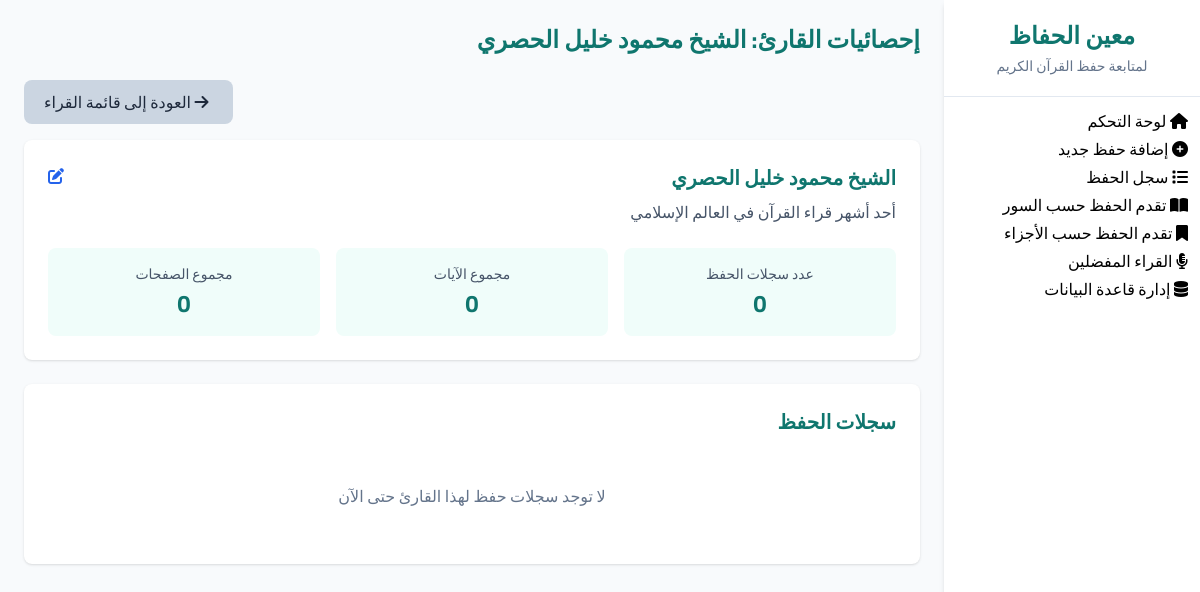
The app's page /reciter-stats/2 with its own data.
### tables this page shows
CREATE TABLE reciters (
    id INTEGER PRIMARY KEY AUTOINCREMENT,
    name TEXT NOT NULL,
    info TEXT
);

### app.py (the view)
@app.route('/reciter-stats/<int:id>')
def reciter_stats(id):
    conn = get_db_connection()
    reciter = conn.execute('SELECT * FROM reciters WHERE id = ?', (id,)).fetchone()
    if not reciter:
        flash('القارئ غير موجود', 'error')
        conn.close()
        return redirect(url_for('reciters'))
    memorizations = conn.execute('''
        SELECT m.id, m.date, s.name as surah_name, m.start_verse, m.end_verse,
               (m.end_verse - m.start_verse + 1) as verse_count, m.pages, m.rating
        FROM memorization m
        JOIN surahs s ON m.surah_id = s.id
        WHERE m.reciter = ?
        ORDER BY m.date DESC
    ''', (reciter['name'],)).fetchall()
    total_verses = conn.execute('''
        SELECT SUM(end_verse - start_verse + 1) as total
        FROM memorization
        WHERE reciter = ?
    ''', (reciter['name'],)).fetchone()['total'] or 0
    total_pages = conn.execute('''
        SELECT SUM(pages) as total
        FROM memorization
        WHERE reciter = ?
    ''', (reciter['name'],)).fetchone()['total'] or 0
    surah_distribution = conn.execute('''
        SELECT s.name, COUNT(*) as count, SUM(m.end_verse - m.start_verse + 1) as verses
        FROM memorization m
        JOIN surahs s ON m.surah_id = s.id
        WHERE m.reciter = ?
        GROUP BY s.name
        ORDER BY count DESC
    ''', (reciter['name'],)).fetchall()
    conn.close()
    return render_template('reciter_stats.html',
                           reciter=reciter,
                           memorizations=memorizations,
                           total_verses=total_verses,
                           total_pages=total_pages,
                           surah_distribution=surah_distribution)

### app.py (called while the page is built)
def get_db_connection():
    conn = sqlite3.connect('database.db')
    conn.row_factory = sqlite3.Row
    return conn

### templates/reciter_stats.html (shortened to what this page needs)
{% extends "base.html" %}
{% block page_title %}إحصائيات القارئ: {{ reciter.name }}{% endblock %}
{% block content %}
<div class="flex justify-end mb-4">
    <a href="{{ url_for('reciters') }}" class="px-5 py-2.5 bg-slate-300 text-slate-800 rounded-lg hover:bg-slate-400 transition-all duration-300">
        <i class="fas fa-arrow-right mr-1"></i> العودة إلى قائمة القراء
    </a>
</div>
<div class="bg-white rounded-lg shadow p-6 mb-6">
    <div class="flex items-start justify-between mb-4">
        <div>
            <h3 class="text-xl font-bold text-primary">{{ reciter.name }}</h3>
            {% if reciter.info %}
                <p class="text-slate-600 mt-2">{{ reciter.info }}</p>
            {% endif %}
        </div>
        <a href="{{ url_for('edit_reciter', id=reciter.id) }}" class="text-blue-600 hover:text-blue-800" title="تعديل">
            <i class="fas fa-edit"></i>
        </a>
    </div>
    <div class="grid grid-cols-1 md:grid-cols-3 gap-4 mt-6">
        <div class="bg-teal-50 rounded-lg p-4 text-center">
            <h4 class="text-sm text-slate-600 mb-1">عدد سجلات الحفظ</h4>
            <p class="text-2xl font-bold text-primary">{{ memorizations|length }}</p>
        </div>
        <div class="bg-teal-50 rounded-lg p-4 text-center">
            <h4 class="text-sm text-slate-600 mb-1">مجموع الآيات</h4>
            <p class="text-2xl font-bold text-primary">{{ total_verses }}</p>
        </div>
        <div class="bg-teal-50 rounded-lg p-4 text-center">
            <h4 class="text-sm text-slate-600 mb-1">مجموع الصفحات</h4>
            <p class="text-2xl font-bold text-primary">{{ total_pages }}</p>
        </div>
    </div>
</div>
<div class="bg-white rounded-lg shadow p-6">
    <h3 class="text-xl font-bold text-primary mb-4">سجلات الحفظ</h3>
    {% if memorizations %}
        <div class="overflow-x-auto">
            <table class="min-w-full bg-white">
                <thead class="bg-slate-100">
                    <tr>
                        <th class="py-3 px-4 text-right">التاريخ</th>
                        <th class="py-3 px-4 text-right">السورة</th>
                        <th class="py-3 px-4 text-right">الآيات</th>
                        <th class="py-3 px-4 text-right">عدد الآيات</th>
                        <th class="py-3 px-4 text-right">الصفحات</th>
                        <th class="py-3 px-4 text-right">التقييم</th>
                    </tr>
                </thead>
                <tbody class="divide-y divide-slate-100">
                    {% for memo in memorizations %}
                        <tr class="hover:bg-slate-50">
                            <td class="py-3 px-4">{{ memo.date }}</td>
                            <td class="py-3 px-4">{{ memo.surah_name }}</td>
                            <td class="py-3 px-4">{{ memo.start_verse }} - {{ memo.end_verse }}</td>
                            <td class="py-3 px-4">{{ memo.verse_count }}</td>
                            <td class="py-3 px-4">{{ memo.pages or '-' }}</td>
                            <td class="py-3 px-4">
                                {% if memo.rating == 'متقن' %}
                                    <span class="bg-green-100 text-green-800 px-2 py-1 rounded-full text-xs">متقن</span>
                                {% elif memo.rating == 'متوسط' %}
                                    <span class="bg-yellow-100 text-yellow-800 px-2 py-1 rounded-full text-xs">متوسط</span>
                                {% else %}
                                    <span class="bg-red-100 text-red-800 px-2 py-1 rounded-full text-xs">يحتاج مراجعة</span>
                                {% endif %}
                            </td>
                        </tr>
                    {% endfor %}
                </tbody>
            </table>
        </div>
    {% else %}
        <div class="text-center py-8 text-slate-500">
            <p>لا توجد سجلات حفظ لهذا القارئ حتى الآن</p>
        </div>
    {% endif %}
</div>
{% endblock %}

### templates/base.html (style rules this page uses)
body { font-family: 'Cairo', sans-serif; }

### records on screen
reciters: name "الشيخ محمود خليل الحصري", info "أحد أشهر قراء القرآن في العالم الإسلامي"

### other values on screen
{{ memorizations|length }} "0"
{{ total_verses }} "0"
{{ total_pages }} "0"
